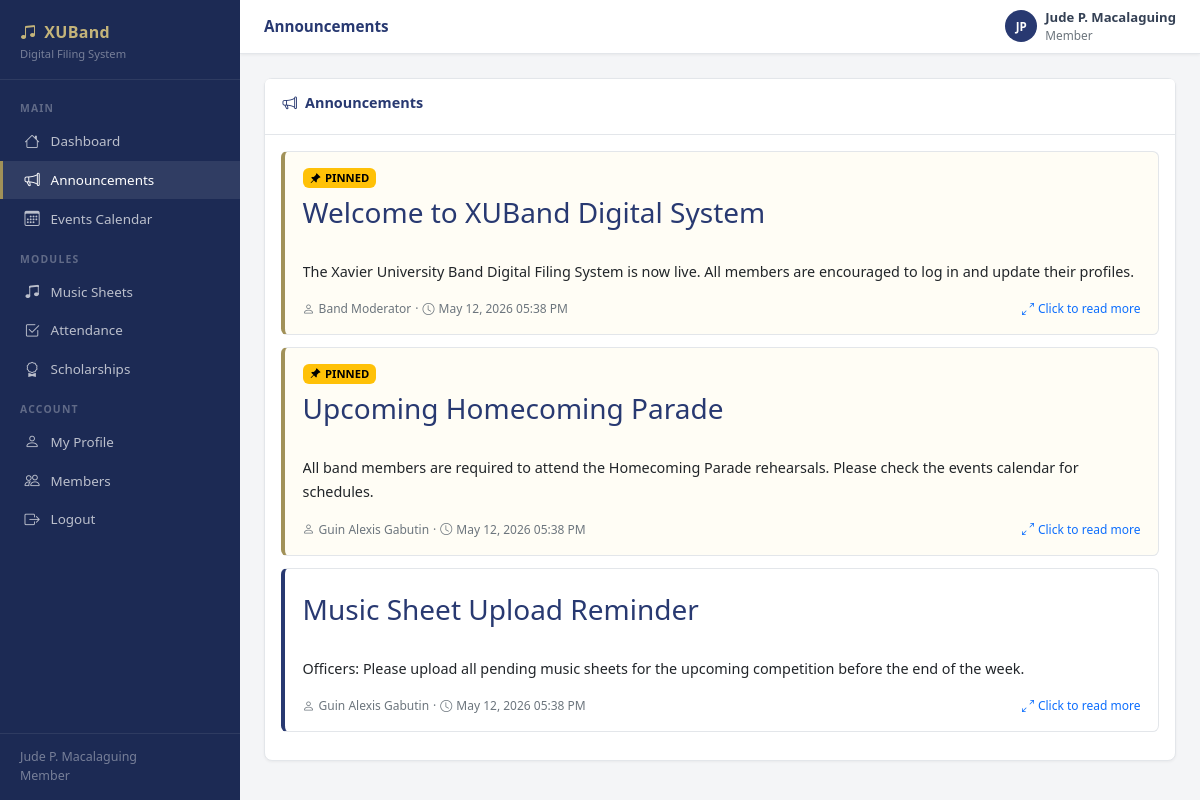
/announcements.php (signed in), run on the app's committed database.
### tables this page shows
CREATE TABLE IF NOT EXISTS announcements (
    id INT AUTO_INCREMENT PRIMARY KEY,
    title VARCHAR(200) NOT NULL,
    body TEXT NOT NULL,
    created_by INT NOT NULL,
    pinned TINYINT(1) NOT NULL DEFAULT 0,
    expires_at DATE DEFAULT NULL,
    created_at DATETIME NOT NULL DEFAULT CURRENT_TIMESTAMP,
    updated_at DATETIME NOT NULL DEFAULT CURRENT_TIMESTAMP ON UPDATE CURRENT_TIMESTAMP,
    FOREIGN KEY (created_by) REFERENCES users(id) ON DELETE CASCADE
);

CREATE TABLE IF NOT EXISTS users (
    id INT AUTO_INCREMENT PRIMARY KEY,
    name VARCHAR(100) NOT NULL,
    email VARCHAR(150) NOT NULL UNIQUE,
    password_hash VARCHAR(255) NOT NULL,
    role ENUM('moderator','officer','member') NOT NULL DEFAULT 'member',
    instrument VARCHAR(100) DEFAULT NULL,
    year_level VARCHAR(20) DEFAULT NULL,
    student_id VARCHAR(50) DEFAULT NULL,
    contact_number VARCHAR(20) DEFAULT NULL,
    status ENUM('active','inactive') NOT NULL DEFAULT 'active',
    profile_notes TEXT DEFAULT NULL,
    avatar_path VARCHAR(255) DEFAULT NULL,
    scholarship_status ENUM('Not Scholar','Half Scholar','Full Scholar') NOT NULL DEFAULT 'Not Scholar',
    created_at DATETIME NOT NULL DEFAULT CURRENT_TIMESTAMP,
    updated_at DATETIME NOT NULL DEFAULT CURRENT_TIMESTAMP ON UPDATE CURRENT_TIMESTAMP
);

### includes/db.php (called while the page is built, shortened)
<?php
function getDB(): PDO {
    static $pdo = null;
    if ($pdo === null) {
        $host = DB_HOST === 'localhost' ? '127.0.0.1' : DB_HOST;
        $dsn = 'mysql:host=' . $host . ';port=' . DB_PORT . ';dbname=' . DB_NAME . ';charset=utf8mb4';
        try {
            $pdo = new PDO($dsn, DB_USER, DB_PASS, [
                PDO::ATTR_ERRMODE            => PDO::ERRMODE_EXCEPTION,
                PDO::ATTR_DEFAULT_FETCH_MODE => PDO::FETCH_ASSOC,
                PDO::ATTR_EMULATE_PREPARES   => false,
                PDO::ATTR_TIMEOUT            => 10,
            ]);
        } catch (PDOException $e) {
            http_response_code(500);
            die(json_encode(['error' => 'Database connection failed: ' . $e->getMessage()]));
        }
    }
    return $pdo;
}
function dbQuery(string $sql, array $params = []): array {
    $stmt = getDB()->prepare($sql);
    $stmt->execute($params);
    return $stmt->fetchAll();
}

### includes/helpers.php (called while the page is built, shortened)
<?php
function h(mixed $val): string {
    return htmlspecialchars((string)$val, ENT_QUOTES | ENT_HTML5, 'UTF-8');
}
function formatDateTime(string $dt): string {
    return (new DateTime($dt))->format('M d, Y h:i A');
}

### public/announcements.php (the view, shortened to what this page needs)
<?php
require_once __DIR__ . '/../includes/db.php';
require_once __DIR__ . '/../includes/helpers.php';
require_once __DIR__ . '/../includes/layout.php';
$announcements = dbQuery('SELECT a.*, u.name AS author FROM announcements a JOIN users u ON u.id = a.created_by ORDER BY a.pinned DESC, a.created_at DESC');
?>
<div class="card">
  <div class="card-header d-flex justify-content-between align-items-center flex-wrap gap-2">
    <span class="card-title"><i class="bi bi-megaphone me-2"></i>Announcements</span>
  </div>
  <div class="card-body p-3">
    <?php if (!$announcements): ?>
    <div class="empty-state"><div class="empty-icon"><i class="bi bi-inbox"></i></div><p>No announcements yet.</p></div>
    <?php else: ?>
    <form method="POST" id="bulkForm-announcements">
      <?php foreach ($announcements as $ann):
        $expired = $ann['expires_at'] && strtotime($ann['expires_at']) < strtotime('today');
        $annJson = htmlspecialchars(json_encode($ann), ENT_QUOTES);
      ?>
      <div class="announcement-card <?= $ann['pinned'] ? 'pinned' : '' ?>"
           <?= $expired ? 'style="opacity:.55"' : '' ?>
           style="cursor:pointer"
           onclick="viewAnn(<?= $annJson ?>)"
           role="button" tabindex="0">
        <div class="d-flex align-items-start justify-content-between flex-wrap gap-2 mb-2" onclick="event.stopPropagation()">
          <div class="d-flex align-items-center gap-2">
            <?php if ($ann['pinned']): ?>
            <span class="badge text-bg-warning" style="font-size:.7rem">
              <i class="bi bi-pin-angle-fill me-1"></i>PINNED
            </span>
            <?php endif; ?>
          </div>
        </div>
        <h3 style="color:var(--xu-navy);margin-bottom:6px"><?= h($ann['title']) ?></h3>
        <p style="color:var(--text);line-height:1.7;white-space:pre-line;
           display:-webkit-box;-webkit-line-clamp:3;-webkit-box-orient:vertical;overflow:hidden">
          <?= h($ann['body']) ?>
        </p>
        <div class="text-muted d-flex align-items-center gap-1 flex-wrap" style="font-size:.75rem;margin-top:6px">
          <i class="bi bi-person"></i><?= h($ann['author']) ?>
          <span>&middot;</span>
          <i class="bi bi-clock"></i><?= formatDateTime($ann['created_at']) ?>
          <span class="ms-auto text-primary" style="font-size:.75rem"><i class="bi bi-arrows-angle-expand me-1"></i>Click to read more</span>
        </div>
      </div>
      <?php endforeach; ?>
    </form>
    <?php endif; ?>
  </div>
</div>

### public/assets/css/style.css (style rules this page uses)
:root { --xu-navy: #283971; --xu-navy-dark: #1c2a54; --xu-gold: #a19158; --xu-gold-lt: #c4b47a; --sidebar-w: 240px; }
body { background: #f4f5f7; font-size: .9rem; }
.card { border: 1px solid #e3e6ea; box-shadow: 0 1px 3px rgba(0,0,0,.05); border-radius: .5rem; }
.card-header { background: #fff; border-bottom: 1px solid #e3e6ea; font-weight: 700; font-size: .88rem; padding: .8rem 1.1rem; }
.announcement-card { border: 1px solid #e3e6ea; border-left: 4px solid var(--xu-navy); border-radius: .4rem; padding: 1rem 1.1rem; margin-bottom: .75rem; background: #fff; }
.announcement-card.pinned { border-left-color: var(--xu-gold); background: #fffdf5; }
.card-title { font-weight: 700; color: var(--xu-navy); font-size: .9rem; }
.card-header { background: #fff; border-bottom: 1px solid #e3e6ea; }
.text-muted { color: #6c757d !important; }

### data on the page
announcements: pinned 1 (drawn), title "Welcome to XUBand Digital System", body "The Xavier University Band Digital Filing System is now live. All members are encouraged to log in and update their profiles.", created_by.name "Band Moderator", created_at "May 12, 2026 05:38 PM"
announcements: pinned 1 (drawn), title "Upcoming Homecoming Parade", body "All band members are required to attend the Homecoming Parade rehearsals. Please check the events calendar for schedules.", created_by.name "Guin Alexis Gabutin", created_at "May 12, 2026 05:38 PM"
announcements: title "Music Sheet Upload Reminder", body "Officers: Please upload all pending music sheets for the upcoming competition before the end of the week.", created_by.name "Guin Alexis Gabutin", created_at "May 12, 2026 05:38 PM"

### other printed values
$user['name'] "Jude P. Macalaguing"
$role "Member"
$title "Announcements"
$initials "JP"
